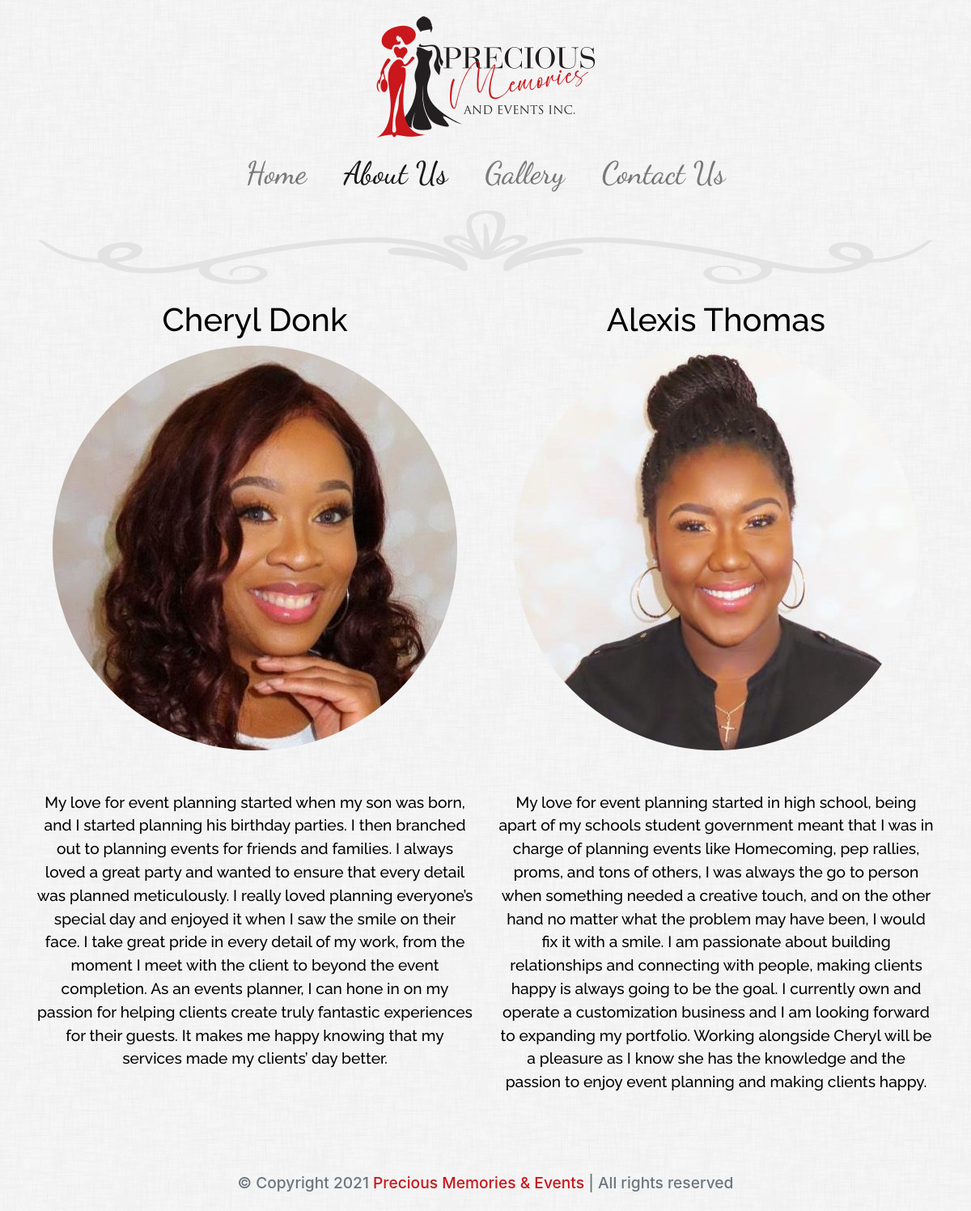
The app's page /index.php/about with its own data.
### tables this page shows
CREATE TABLE IF NOT EXISTS `pages` (
  `id` int(10) NOT NULL AUTO_INCREMENT,
  `heading` varchar(50) NOT NULL,
  `name` varchar(150) NOT NULL,
  `section1` text NOT NULL,
  `section2` text,
  `section3` text,
  `section4` text,
  `section5` text,
  PRIMARY KEY (`id`)
);

CREATE TABLE IF NOT EXISTS `site_configs` (
  `id` int(10) NOT NULL AUTO_INCREMENT,
  `name` varchar(50) NOT NULL,
  `site_title` varchar(255) NOT NULL,
  PRIMARY KEY (`id`)
);

### application/controllers/About.php (called while the page is built, shortened)
<?php
class About extends CI_Controller {
    public function __construct() {
        $this->load->model('admin_model', 'site_model');
    }
    public function index() {
        $page = $this->site_model->get_page('about');
        $config = $this->site_model->get_config('main');
        $this->load->view('base', [
            'page' => 'about us',
            'config' => $config,
            'content' => $this->load->view('about', [
                'page' => $page
            ], TRUE)
        ]);
    }
}

### index.php (called while the page is built, shortened)
<?php
require_once BASEPATH.'core/CodeIgniter.php';

### application/models/Admin_model.php (called while the page is built, shortened)
<?php
class Admin_model extends CI_model {
    public function get_config($name = 'main') {
        $q = $this->db->get_where('site_configs', ['name' => $name]);
        $result = $q->result_array();
        return $result[0];
    }
    public function get_page($page_name) {
        $q = $this->db->get_where('pages', ['name' => $page_name]);
        $result = $q->result_array();
        return $result[0];
    }
}

### application/views/about.php (the view)
<div class="main">
    <div class="row">
        <div class="col-md-6">
            <h1>Cheryl Donk</h1>
            <div class="bio-image"><img src="img/headshots/cheryl.jpg" alt="Cheryl Donk" class="rounded-circle"></div>
            <div class="bio-description">
                <?php echo $page['section1']; ?>
            </div>
        </div>
        <div class="col-md-6">
            <h1>Alexis Thomas</h1>
            <div class="bio-image"><img src="img/headshots/alexis.jpg" alt="Alexis Thomas" class="rounded-circle"></div>
            <div class="bio-description">
                <?php echo $page['section2']; ?>
            </div>
        </div>
    </div>
</div>

### application/views/base.php (shortened to what this page needs)
<!DOCTYPE html>
<html lang="en">
    <head>
        <link href="css/bootstrap.min.css" rel="stylesheet">
        <link href="css/style.css" rel="stylesheet">
        <link rel="stylesheet" href="https://cdnjs.cloudflare.com/ajax/libs/lightbox2/2.8.2/css/lightbox.min.css">
    </head>
    <body>
        <div class="container text-center">
            <img src="img/logos/logo-large.png" alt="<?php echo SITE_TITLE; ?>" style="margin-top: 20px;" class="hidden-sm-down"/>
        </div>
        <nav class="navbar navbar-expand-md navbar-light bg-transparent">
            <div class="container">
                <div class="collapse navbar-collapse" id="navbarsExampleDefault">
                    <ul class="navbar-nav mx-auto">
                        <li class="nav-item text-center">
                            <a class="nav-link <?php if($page === 'home') echo 'active'; ?>" href="/">Home <span class="sr-only">(current)</span></a>
                        </li>
                        <li class="nav-item text-center">
                            <a class="nav-link <?php if($page === 'about us') echo 'active'; ?>" href="/about">About Us</a>
                        </li>
                        <li class="nav-item text-center">
                            <a class="nav-link <?php if($page === 'gallery') echo 'active'; ?>" href="/image_gallery">Gallery</a>
                        </li>
                        <li class="nav-item text-center">
                            <a class="nav-link <?php if($page === 'contact us') echo 'active'; ?>" href="/contact">Contact Us</a>
                        </li>
                    </ul>
                </div>
            </div>
        </nav>
        <main role="main" class="container text-center">
            <div class="curly-border hidden-sm-down">
                <img src="img/clipart/curly_border.png"/>
            </div>
            <div id="content">
                <?php
                if(isset($content)) {
                    echo $content;
                }
                ?>
            </div>
        </main>
        <footer class="footer text-center">
            <div class="container">
                <span class="text-muted">&copy Copyright <?php echo date('Y'); ?> <a href="http://preciousmemoriesandevents.com/"> <?php echo $config['site_title']; ?></a> | All rights reserved</span>
            </div>
        </footer>
    </body>
</html>

### css/style.css (style rules this page uses)
body { background: url('/img/patterns/dust_scratches.png'); color: #000; font-weight: 500; font-size: 1.2em; }
.navbar { font-family: 'Dancing Script', cursive; font-size: 2em; }
.nav-item { padding-left: 15px; padding-right: 15px; }
.curly-border { margin-bottom: 20px; }
.main { font-family: 'Raleway', sans-serif; }
footer { margin-top: 60px; padding: 20px; }
footer a, footer a:visited { color: #c9171c }
.bio-description { margin-top: 50px; }

### records on screen
pages: section1 "My love for event planning started when my son was born, and I started planning his birthday parties. I then branched out to planning events for friends and families. I always loved a great party and wanted to ensure that every detail was planned meticulously. I really loved planning everyone’s special day and enjoyed it when I saw the smile on their face. I take great pride in every detail of my work, from the moment I meet with the client to beyond the event completion. As an events planner, I can hone in on my passion for helping clients create truly fantastic experiences for their guests. It makes me happy knowing that my services made my clients’ day better.", section2 "My love for event planning started in high school, being apart of my schools student government meant that I was in charge of planning events like Homecoming, pep rallies, proms, and tons of others, I was always the go to person when something needed a creative touch, and on the other hand no matter what the problem may have been, I would fix it with a smile. I am passionate about building relationships and connecting with people, making clients happy is always going to be the goal. I currently own and operate a customization business and I am looking forward to expanding my portfolio. Working alongside Cheryl will be a pleasure as I know she has the knowledge and the passion to enjoy event…"
site_configs: site_title "Precious Memories & Events"
